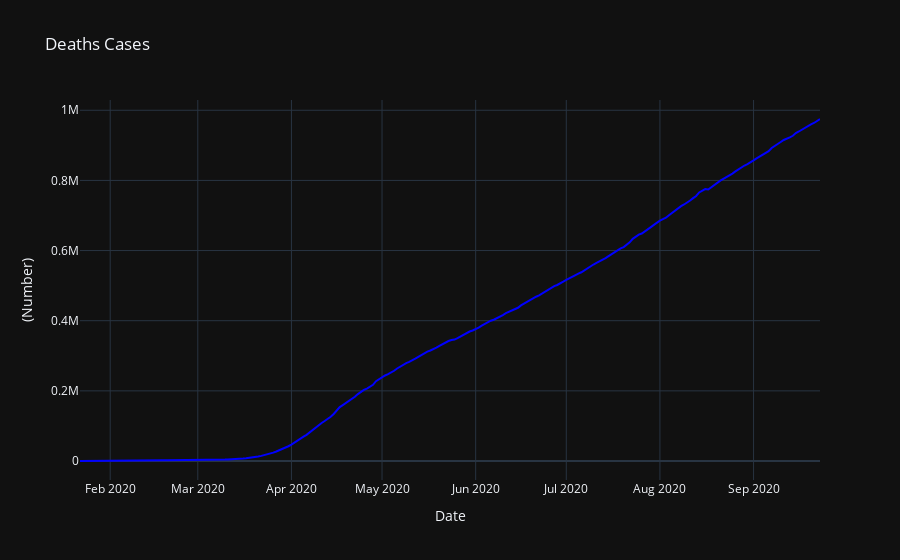

Notebook source saved alongside this figure:
### Code cell
death_graph = go.Scatter(x=cumulative_deaths.Date,y=cumulative_deaths.Deaths, marker=dict(color='blue'))
layout = go.Layout(title='Deaths Cases', xaxis=dict(title='Date'), yaxis=dict(title='(Number)'))
fig = go.Figure(data=[death_graph], layout=layout)
fig.update_layout(template='plotly_dark')
py.iplot(fig)

### Figure 1 — Plotly figure (JSON) as saved in the notebook; plotly's stock layout.template omitted (floating-point values rounded to 4 significant figures; data arrays with more than 128 entries replaced by an {"elided": "..."} marker saying what was removed)
{"data": [{"marker": {"color": "blue"}, "type": "scatter", "x": {"elided": "246 str values"}, "y": {"elided": "246 int values"}}], "layout": {"title": {"text": "Deaths Cases"}, "xaxis": {"title": {"text": "Date"}}, "yaxis": {"title": {"text": "(Number)"}}}}
